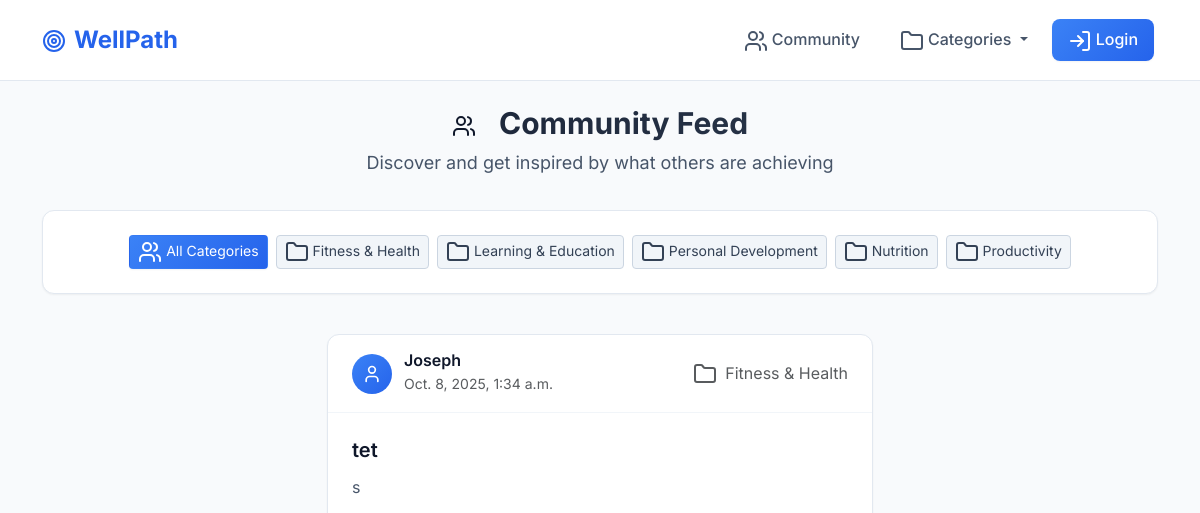
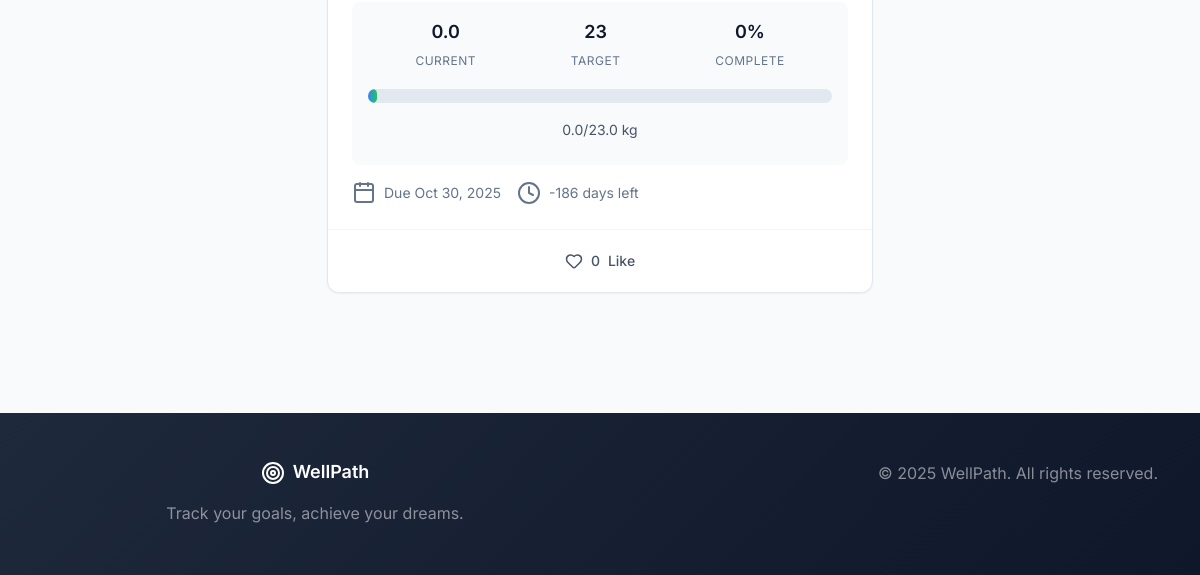
Page /feed/ on the earlier database version (2 pictures, top to bottom).
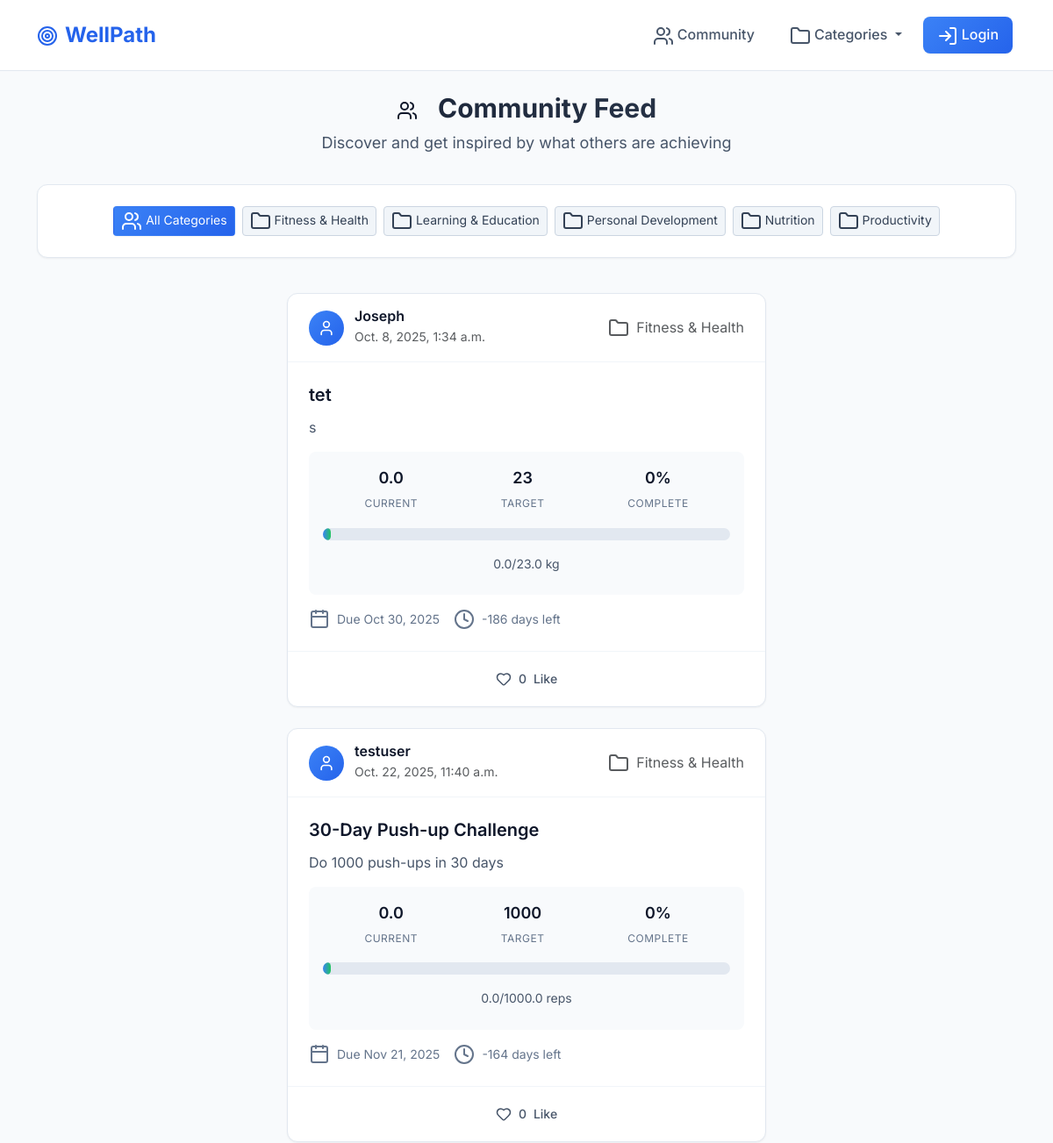
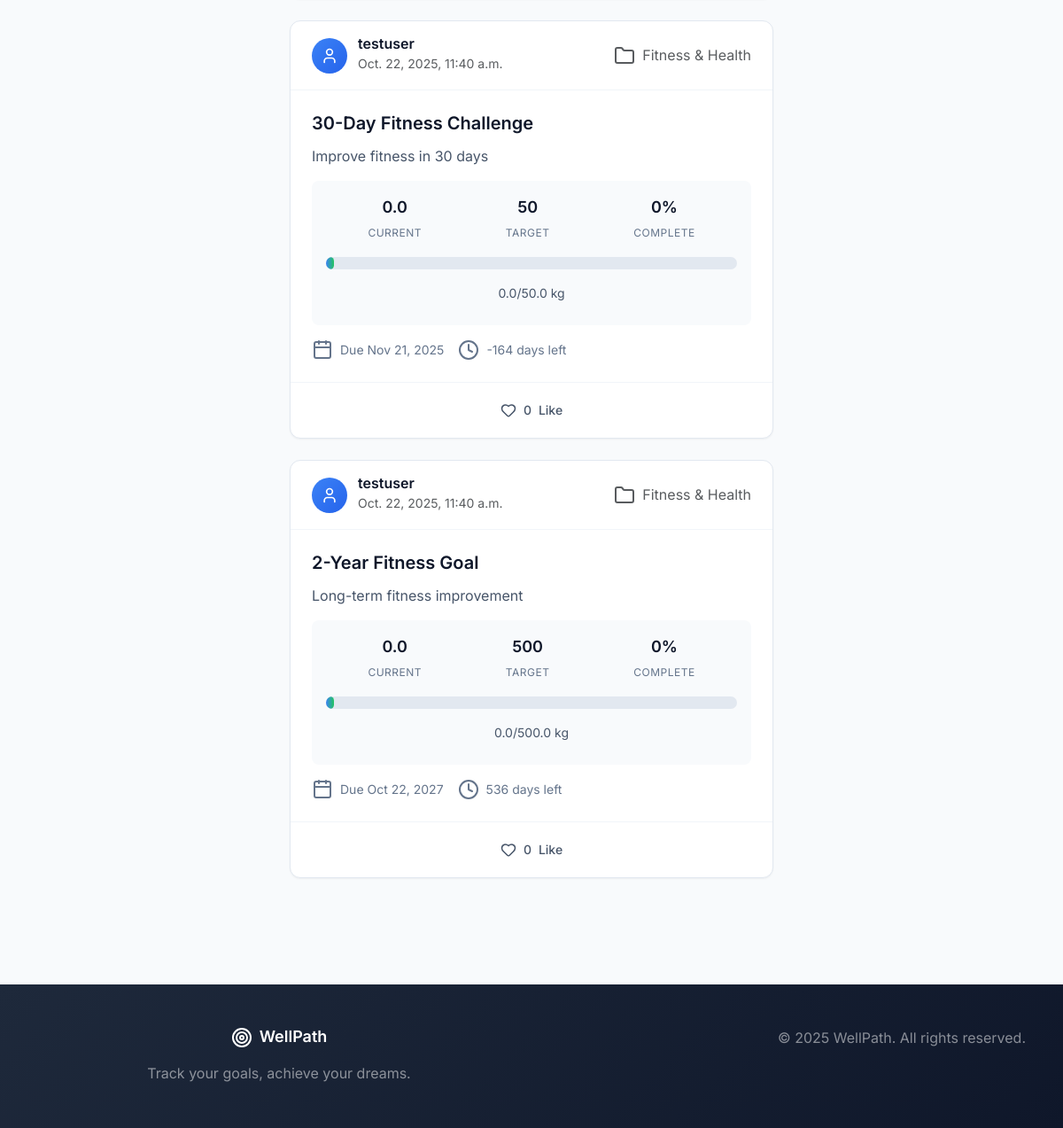
Same page on the later database version (2 pictures, top to bottom).
### taxonomy/models.py (models this page shows, shortened)
class Category(models.Model):
    order = models.PositiveIntegerField(default=0)
    cat = models.CharField(max_length=64, unique=True)
    slug = models.SlugField(max_length=70, unique=True, blank=True)
    units = models.ManyToManyField("Unit", blank=True, related_name="categories")
    class Meta:
        ordering = ["order"]
        verbose_name_plural = "Categories"
        app_label = "taxonomy"

class Unit(models.Model):
    order = models.PositiveIntegerField(default=0)
    name = models.CharField(max_length=20)  # km, kg, ml, days
    class Meta:
        ordering = ['order']
        verbose_name_plural = "Units"
        app_label = "taxonomy"

### goals/models.py (models this page shows, shortened)
class Goal(models.Model):
    user = models.ForeignKey(User, on_delete=models.CASCADE)
    title = models.CharField(max_length=100)
    description = models.TextField(blank=True)
    category = models.ForeignKey(
        "taxonomy.Category",
        on_delete=models.CASCADE,
        blank=True,
        null=True,
        related_name="goals"
    )
    unit = models.ForeignKey(
        "taxonomy.Unit",
        on_delete=models.CASCADE,
        null=True,
        blank=True,
        related_name="goals"
    )
    target_value = models.FloatField()
    deadline = models.DateField(null=True, blank=True)
    is_public = models.BooleanField(default=True, db_index=True)
    created_at = models.DateTimeField(auto_now_add=True, db_index=True)
    finished_at = models.DateTimeField(null=True, blank=True, db_index=True)
    def days_remaining(self):
        if self.deadline:
            delta = self.deadline - now().date()
            return delta.days
        return None
    def get_current_value(self):
        return sum(p.value for p in self.progresses.all())
    @property
    def likes_count(self):
        return self.likes.count()
    def progress_percentage(self):
        from .services import goal_progress_percentage
        return goal_progress_percentage(self)

class User(AbstractUser):
    pass

### goals/views.py (the view)
# urls.py: path("feed/", views.feed, name="feed"),
def feed(request):
    active_goals = services.goal_list_public(status_filter="active")
    return render(request, "goals/feed.html", {
        "goals": active_goals,
        "categories": Category.objects.all(),
    })

### WellPath/context_processors.py (called while the page is built)
def feature_flags(request) -> Dict[str, bool]:
    return {
        "FEATURE_FLAGS": settings.FEATURE_FLAGS,
    }

### goals/services.py (called while the page is built)
def goal_progress_percentage(goal: Goal) -> float:
    if hasattr(goal, 'current_value') and goal.current_value is not None:
        total = goal.current_value or 0
    else:
        total = goal.get_current_value()
    if goal.target_value == 0:
        return 0
    return min(100, (total / goal.target_value) * 100)

### goals/views.py (called while the page is built)
def categories_context(request):
    return {'categories': Category.objects.all()}

### goals/templates/goals/feed.html (shortened to what this page needs)
{% extends 'goals/base.html' %}
{% load static %}
{% block content %}
<div class="container">
    <div class="page-header">
        <h1 class="page-title">
            <i data-lucide="users" class="me-3"></i>
            Community Feed
        </h1>
        <p class="page-subtitle">Discover and get inspired by what others are achieving</p>
    </div>
    <div class="modern-card mb-4">
        <div class="modern-card-body">
            <div class="d-flex flex-wrap gap-2 justify-content-center">
                <span class="btn btn-primary-modern btn-sm">
                    <i data-lucide="users" class="me-1"></i>All Categories
                </span>
                {% for category in categories %}
                <a {% if user.is_authenticated %} href="{% url 'category' category.slug %}" {% else %} href="{% url 'login' %}?next={% url 'category' category.slug %}" {% endif %} class="btn btn-secondary-modern btn-sm">
                    <i data-lucide="folder" class="me-1"></i>{{ category.cat }}
                </a>
                {% endfor %}
            </div>
        </div>
    </div>
    <div class="social-feed">
        <div class="row justify-content-center">
            <div class="col-lg-8 col-xl-6">
                {% include 'goals/_feed_card.html' with goals=goals %}
            </div>
        </div>
    </div>
</div>
{% endblock %}

### goals/templates/goals/base.html (shortened to what this page needs)
<!DOCTYPE html>
{% load static %}
<html lang="en">
<head>
    <link href="https://cdn.jsdelivr.net/npm/bootstrap@5.3.0/dist/css/bootstrap.min.css" rel="stylesheet">
    <link rel="stylesheet" href="{% static 'goals/css/modern-styles.css' %}">
</head>
<body>
    <nav class="navbar navbar-expand-lg modern-navbar">
        <div class="container">
            <a class="navbar-brand" href="{% url 'index' %}">
                <i data-lucide="target" class="me-2"></i>WellPath
            </a>
        <div class="collapse navbar-collapse" id="navbarNav">
            <ul class="navbar-nav ms-auto">
                <li class="nav-item">
                    <a class="nav-link" href="{% url 'feed' %}">
                        <i data-lucide="users" class="me-1"></i>Community
                    </a>
                </li>
                <li class="nav-item dropdown">
                    <a class="nav-link dropdown-toggle" href="#" id="categoriesDropdown" role="button" data-bs-toggle="dropdown">
                        <i data-lucide="folder" class="me-1"></i>Categories
                    </a>
                </li>
                {% if user.is_authenticated %}
                <li class="nav-item">
                    <a class="nav-link" href="{% url 'dashboard' user.username %}">
                        <i data-lucide="layout-dashboard" class="me-1"></i>Dashboard
                    </a>
                </li>
                <li class="nav-item">
                    <a class="nav-link btn-primary-modern ms-2" href="{% url 'create_goal' %}">
                        <span style="color: white"><i data-lucide="plus" class="me-1"></i>New Goal</span>
                    </a>
                </li>
                <li class="nav-item">
                    <a class="nav-link" href="{% url 'logout' %}">
                        <i data-lucide="log-out" class="me-1"></i>Logout
                    </a>
                </li>
                {% else %}
                <li class="nav-item">
                    <a class="nav-link btn-primary-modern" href="{% url 'login' %}">
                        <span style="color: white"><i data-lucide="log-in" class="me-1"></i>Login</span>
                    </a>
                </li>
                {% endif %}
            </ul>
        </div>
        </div>
    </nav>
    <main>
        {% block content %}
        {% endblock %}
    </main>
    <footer class="modern-footer">
        <div class="container">
            <div class="row">
                <div class="col-md-6">
                    <h5 class="text-white mb-3">
                        <i data-lucide="target" class="me-2"></i>WellPath
                    </h5>
                    <p class="text-white-50">Track your goals, achieve your dreams.</p>
                </div>
                <div class="col-md-6 text-md-end">
                    <p class="text-white-50 mb-0">&copy; 2025 WellPath. All rights reserved.</p>
                </div>
            </div>
        </div>
    </footer>
</body>
</html>

### goals/templates/goals/_feed_card.html (shortened to what this page needs)
{% for goal in goals %}
<div class="social-post" data-goal-id="{{ goal.id }}">
    <div class="social-post-header">
        <div class="d-flex align-items-center">
            <div class="user-avatar">
                <i data-lucide="user" style="width: 20px; height: 20px;"></i>
            </div>
            <div class="user-info">
                <h6 class="username mb-0">{{ goal.user.username }}</h6>
                <small class="text-muted">{{ goal.created_at }}</small>
            </div>
        </div>
        {% if goal.category %}
        <a {% if user.is_authenticated %} href="{% url 'category' goal.category.slug %}" {% else %} href="{% url 'login' %}?next={% url 'category' goal.category.slug %}" {% endif %} class="text-muted text-decoration-none">
        <div class="post-status">
            <div class="meta-item">
                <i data-lucide="folder" class="me-1"></i>
                <span>{{ goal.category.cat }}</span>
            </div>
        </div>
        </a>
        {% endif %}
    </div>
    <div class="social-post-content">
        <h4 class="post-title">
            <a href="{% if user.is_authenticated %}{% url 'goal_detail' goal.id %}{% else %}{% url 'login' %}?next={% url 'goal_detail' goal.id %}{% endif %}"
               class="text-decoration-none">
                {{ goal.title }}
            </a>
        </h4>
        <p class="post-description">{{ goal.description }}</p>
        <div class="progress-section">
            <div class="progress-stats">
                <div class="stat-item">
                    <span class="stat-value">{{ goal.get_current_value|floatformat:1 }}</span>
                    <span class="stat-label">Current</span>
                </div>
                <div class="stat-item">
                    <span class="stat-value">{{ goal.target_value|floatformat:0 }}</span>
                    <span class="stat-label">Target</span>
                </div>
                <div class="stat-item">
                    <span class="stat-value">{{ goal.progress_percentage|floatformat:0 }}%</span>
                    <span class="stat-label">Complete</span>
                </div>
            </div>
            <div class="progress-bar-container">
                <div class="modern-progress">
                    <div class="modern-progress-bar"
                         style="width: {% if goal.progress_percentage > 0 %}{{ goal.progress_percentage|floatformat:0 }}{% else %}2{% endif %}%;"></div>
                </div>
                <div class="progress-text">
                    <span>{{ goal.get_current_value|floatformat:1 }}/{{ goal.target_value }} {{ goal.unit.name }}</span>
                </div>
            </div>
        </div>
        <div class="goal-meta-info">
            {% if goal.deadline %}
            <div class="meta-item">
                <i data-lucide="calendar" class="me-1"></i>
                <span>Due {{ goal.deadline|date:"M d, Y" }}</span>
            </div>
            {% endif %}
            {% if goal.days_remaining %}
            <div class="meta-item">
                <i data-lucide="clock" class="me-1"></i>
                <span>{{ goal.days_remaining }} days left</span>
            </div>
            {% endif %}
        </div>
    </div>
    <div class="social-post-actions">
        {% if user.is_authenticated %}
        {% csrf_token %}
            <button class="action-btn like-btn {% if goal.is_liked %}liked{% endif %}"
                    data-goal-id="{{ goal.id }}"
                    data-like-url="{% url 'like_goal' goal.id %}">
                <i data-lucide="heart" class="action-icon"></i>
                <span class="like-count">{{ goal.likes_count }}</span>
                <span class="action-text">Like</span>
            </button>
        {% else %}
            <a href="{% url 'login' %}?next={{ request.path }}" class="action-btn text-decoration-none ">
                <i data-lucide="heart" class="action-icon"></i>
                <span class="like-count">{{ goal.likes_count }}</span>
                <span class="action-text">Like</span>
            </a>
        {% endif %}
    </div>
</div>
{% endfor %}

Differences in the rows shown:
added Goal: user.username "testuser", created_at "Oct. 22, 2025, 11:40 a.m.", category.cat "Fitness & Health", title "30-Day Push-up Challenge", description "Do 1000 push-ups in 30 days", get_current_value "0.0", target_value "1000", progress_percentage "0", target_value "1000.0", unit.name "reps", deadline "Nov 21, 2025", days_remaining "-164", likes_count "0"
added Goal: user.username "testuser", created_at "Oct. 22, 2025, 11:40 a.m.", category.cat "Fitness & Health", title "30-Day Fitness Challenge", description "Improve fitness in 30 days", get_current_value "0.0", target_value "50", progress_percentage "0", target_value "50.0", unit.name "kg", deadline "Nov 21, 2025", days_remaining "-164", likes_count "0"
added Goal: user.username "testuser", created_at "Oct. 22, 2025, 11:40 a.m.", category.cat "Fitness & Health", title "2-Year Fitness Goal", description "Long-term fitness improvement", get_current_value "0.0", target_value "500", progress_percentage "0", target_value "500.0", unit.name "kg", deadline "Oct 22, 2027", days_remaining "536", likes_count "0"
